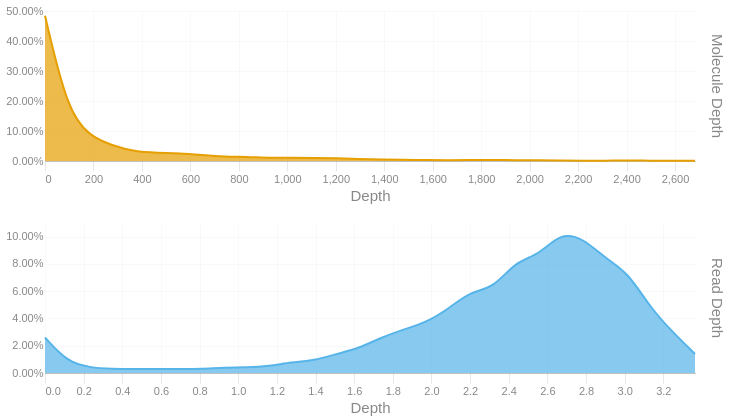

Notebook source saved alongside this figure:
### Code cell
readdep = depth_hist(tb['Read Depth'], q99, 3)
readdep = readdep.with_columns(pl.lit('Read Depth').alias('Metric'))
if not SKIPLR:
    moldep = depth_hist(tb['Molecule Depth'], mol_q99, 1)
    moldep = moldep.with_columns(pl.lit('Molecule Depth').alias('Metric'))
    _hist = pl.concat([readdep, moldep])
    _hist = _hist.filter(pl.col('Proportion') != 0)
    with SafeRender(_hist):
        (
            alt.Chart(_hist)        
            .mark_area(interpolate = "basis")
            .encode(
                x=alt.X('Bin:Q').scale(domainMin=0).axis(alt.Axis(title='Depth')),
                y = alt.Y('Proportion:Q', title = None).axis(format = '.2%'),
                color = alt.Color('Metric:N').legend(None),
                row = alt.Row("Metric:N").header(title = None, labelOrient = 'right'),
                tooltip = [
                    alt.Tooltip("Metric:N", title = "Metric"),
                    alt.Tooltip('Interval:N', title = "Depth Interval"),
                    alt.Tooltip('Proportion:Q', title = "% Alignments").format('.2%')
                ]
            )
            .resolve_scale(x='independent', y='independent')
            .properties(
                height = 150, width = 650,
                usermeta={'embedOptions': {'downloadFileName': f'{samplename}.depth.hist'}}
            )
        ).display()
else:
    readdep = readdep.filter(pl.col('Proportion') != 0)
    with SafeRender(readdep):
        (
            alt.Chart(readdep)        
            .mark_area(interpolate = "basis")
            .encode(
                x=alt.X('Bin:Q').scale(domainMin=0).axis(alt.Axis(title='Depth')),
                y = alt.Y('Proportion:Q', title = None).axis(format = '.2%'),
                tooltip = [
                    alt.Tooltip('Interval:N', title = "Depth Interval"),
                    alt.Tooltip('Proportion:Q', title = "% Alignments").format('.2%')
                ]
            )
            .properties(
                usermeta={'embedOptions': {'downloadFileName': f'{samplename}.depth.hist'}}
            )
        ).display()

### Figure 1 — Vega-Lite specification as saved in the notebook (floating-point values rounded to 4 significant figures)
{"width": 650, "height": 150, "config": {"title": {"anchor": "start", "dy": -15, "fontSize": 18, "color": "#888888", "subtitleColor": "#888888", "subtitleFontSize": 14}, "arc": {"fill": "#0072B2"}, "axis": {"domainColor": "#888888", "domainWidth": 0.5, "gridWidth": 0.2, "grid": false, "titleFontWeight": 400, "titleFontSize": 15, "labelFontSize": 11, "labelColor": "#888888", "tickColor": "#888888", "tickWidth": 0.2, "titleColor": "#888888"}, "axisBand": {"grid": false}, "axisX": {"grid": true, "tickSize": 10, "domainCap": "round"}, "axisY": {"domain": false, "grid": true, "tickSize": 0, "domainCap": "round"}, "background": "transparent", "header": {"labelFontSize": 15, "labelColor": "#888888", "titleFontSize": 15, "titleFontWeight": 600, "titleColor": "#888888"}, "legend": {"labelFont": "sans-serif", "labelFontSize": 12, "labelColor": "#888888", "symbolSize": 100, "symbolType": "circle", "titleFontSize": 12, "titlePadding": 10, "titleColor": "#888888", "title": null}, "range": {"category": ["#E69F00", "#56B4E9", "#009E73", "#F0E442", "#0072B2", "#D55E00", "#CC79A7", "#000000"], "diverging": ["#cfe8f3", "#a2d4ec", "#73bfe2", "#46abdb", "#1696d2", "#12719e"]}, "area": {"fill": "#0072B2", "fillOpacity": 0.7, "line": true, "strokeOpacity": 0.7}, "line": {"color": "#0072B2", "stroke": "#0072B2", "strokeWidth": 2}, "trail": {"color": "#0072B2", "stroke": "#0072B2", "strokeWidth": 0, "size": 1}, "point": {"filled": true, "fillOpacity": 1.0, "size": 95}, "text": {"color": "#888888", "fontSize": 11, "align": "right", "fontWeight": 400, "size": 11}, "bar": {"fill": "#0072B2", "stroke": null}, "view": {"stroke": null, "continuousWidth": 660, "continuousHeight": 400}}, "data": {"name": "data-341242ee381e7b74c86020b3aa11f959"}, "mark": {"type": "area", "interpolate": "basis"}, "encoding": {"color": {"field": "Metric", "legend": null, "type": "nominal"}, "row": {"field": "Metric", "header": {"title": null, "labelOrient": "right"}, "type": "nominal"}, "tooltip": [{"field": "Metric", "title": "Metric", "type": "nominal"}, {"field": "Interval", "title": "Depth Interval", "type": "nominal"}, {"field": "Proportion", "format": ".2%", "title": "% Alignments", "type": "quantitative"}], "x": {"axis": {"title": "Depth"}, "field": "Bin", "scale": {"domainMin": 0}, "type": "quantitative"}, "y": {"axis": {"format": ".2%"}, "field": "Proportion", "title": null, "type": "quantitative"}}, "resolve": {"scale": {"x": "independent", "y": "independent"}}, "usermeta": {"embedOptions": {"downloadFileName": "S5_Kennetcook_3551.depth.hist"}}, "$schema": "https://vega.github.io/schema/vega-lite/v6.1.0.json", "datasets": {"data-341242ee381e7b74c86020b3aa11f959": [{"Bin": 0.0, "Interval": "0.0-0.116", "Proportion": 0.026, "Metric": "Read Depth"}, {"Bin": 0.116, "Interval": "0.116-0.232", "Proportion": 0.008, "Metric": "Read Depth"}, {"Bin": 0.232, "Interval": "0.232-0.348", "Proportion": 0.004, "Metric": "Read Depth"}, {"Bin": 0.348, "Interval": "0.348-0.464", "Proportion": 0.003, "Metric": "Read Depth"}, {"Bin": 0.464, "Interval": "0.464-0.58", "Proportion": 0.003, "Metric": "Read Depth"}, {"Bin": 0.58, "Interval": "0.58-0.696", "Proportion": 0.003, "Metric": "Read Depth"}, {"Bin": 0.696, "Interval": "0.696-0.812", "Proportion": 0.003, "Metric": "Read Depth"}, {"Bin": 0.812, "Interval": "0.812-0.928", "Proportion": 0.003, "Metric": "Read Depth"}, {"Bin": 0.928, "Interval": "0.928-1.044", "Proportion": 0.004, "Metric": "Read Depth"}, {"Bin": 1.044, "Interval": "1.044-1.16", "Proportion": 0.004, "Metric": "Read Depth"}, {"Bin": 1.16, "Interval": "1.16-1.276", "Proportion": 0.005, "Metric": "Read Depth"}, {"Bin": 1.276, "Interval": "1.276-1.392", "Proportion": 0.008, "Metric": "Read Depth"}, {"Bin": 1.392, "Interval": "1.392-1.508", "Proportion": 0.009, "Metric": "Read Depth"}, {"Bin": 1.508, "Interval": "1.508-1.624", "Proportion": 0.014, "Metric": "Read Depth"}, {"Bin": 1.624, "Interval": "1.624-1.74", "Proportion": 0.018, "Metric": "Read Depth"}, {"Bin": 1.74, "Interval": "1.74-1.856", "Proportion": 0.026, "Metric": "Read Depth"}, {"Bin": 1.856, "Interval": "1.856-1.972", "Proportion": 0.032, "Metric": "Read Depth"}, {"Bin": 1.972, "Interval": "1.972-2.088", "Proportion": 0.037, "Metric": "Read Depth"}, {"Bin": 2.088, "Interval": "2.088-2.204", "Proportion": 0.047, "Metric": "Read Depth"}, {"Bin": 2.204, "Interval": "2.204-2.32", "Proportion": 0.06, "Metric": "Read Depth"}, {"Bin": 2.32, "Interval": "2.32-2.436", "Proportion": 0.062, "Metric": "Read Depth"}, {"Bin": 2.436, "Interval": "2.436-2.552", "Proportion": 0.082, "Metric": "Read Depth"}, {"Bin": 2.552, "Interval": "2.552-2.668", "Proportion": 0.086, "Metric": "Read Depth"}, {"Bin": 2.668, "Interval": "2.668-2.784", "Proportion": 0.103, "Metric": "Read Depth"}, {"Bin": 2.784, "Interval": "2.784-2.9", "Proportion": 0.099, "Metric": "Read Depth"}, {"Bin": 2.9, "Interval": "2.9-3.016", "Proportion": 0.084, "Metric": "Read Depth"}, {"Bin": 3.016, "Interval": "3.016-3.132", "Proportion": 0.074, "Metric": "Read Depth"}, {"Bin": 3.132, "Interval": "3.132-3.248", "Proportion": 0.048, "Metric": "Read Depth"}, {"Bin": 3.248, "Interval": "3.248-3.364", "Proportion": 0.03, "Metric": "Read Depth"}, {"Bin": 3.364, "Interval": "3.364-3.48", "Proportion": 0.014, "Metric": "Read Depth"}, {"Bin": 0.0, "Interval": "0.0-92.5", "Proportion": 0.484, "Metric": "Molecule Depth"}, {"Bin": 92.5, "Interval": "92.5-185.0", "Proportion": 0.168, "Metric": "Molecule Depth"}, {"Bin": 185.0, "Interval": "185.0-277.5", "Proportion": 0.082, "Metric": "Molecule Depth"}, {"Bin": 277.5, "Interval": "277.5-370.0", "Proportion": 0.052, "Metric": "Molecule Depth"}, {"Bin": 370.0, "Interval": "370.0-462.5", "Proportion": 0.031, "Metric": "Molecule Depth"}, {"Bin": 462.5, "Interval": "462.5-555.0", "Proportion": 0.027, "Metric": "Molecule Depth"}, {"Bin": 555.0, "Interval": "555.0-647.5", "Proportion": 0.026, "Metric": "Molecule Depth"}, {"Bin": 647.5, "Interval": "647.5-740.0", "Proportion": 0.02, "Metric": "Molecule Depth"}, {"Bin": 740.0, "Interval": "740.0-832.5", "Proportion": 0.014, "Metric": "Molecule Depth"}, {"Bin": 832.5, "Interval": "832.5-925.0", "Proportion": 0.014, "Metric": "Molecule Depth"}, {"Bin": 925.0, "Interval": "925.0-1017.5", "Proportion": 0.01, "Metric": "Molecule Depth"}, {"Bin": 1018.0, "Interval": "1017.5-1110.0", "Proportion": 0.011, "Metric": "Molecule Depth"}, {"Bin": 1110.0, "Interval": "1110.0-1202.5", "Proportion": 0.01, "Metric": "Molecule Depth"}, {"Bin": 1202.0, "Interval": "1202.5-1295.0", "Proportion": 0.009, "Metric": "Molecule Depth"}, {"Bin": 1295.0, "Interval": "1295.0-1387.5", "Proportion": 0.007, "Metric": "Molecule Depth"}, {"Bin": 1388.0, "Interval": "1387.5-1480.0", "Proportion": 0.005, "Metric": "Molecule Depth"}, {"Bin": 1480.0, "Interval": "1480.0-1572.5", "Proportion": 0.004, "Metric": "Molecule Depth"}, {"Bin": 1572.0, "Interval": "1572.5-1665.0", "Proportion": 0.003, "Metric": "Molecule Depth"}, {"Bin": 1665.0, "Interval": "1665.0-1757.5", "Proportion": 0.002, "Metric": "Molecule Depth"}, {"Bin": 1758.0, "Interval": "1757.5-1850.0", "Proportion": 0.003, "Metric": "Molecule Depth"}, {"Bin": 1850.0, "Interval": "1850.0-1942.5", "Proportion": 0.004, "Metric": "Molecule Depth"}, {"Bin": 1942.0, "Interval": "1942.5-2035.0", "Proportion": 0.002, "Metric": "Molecule Depth"}, {"Bin": 2035.0, "Interval": "2035.0-2127.5", "Proportion": 0.003, "Metric": "Molecule Depth"}, {"Bin": 2128.0, "Interval": "2127.5-2220.0", "Proportion": 0.002, "Metric": "Molecule Depth"}, {"Bin": 2220.0, "Interval": "2220.0-2312.5", "Proportion": 0.001, "Metric": "Molecule Depth"}, {"Bin": 2312.0, "Interval": "2312.5-2405.0", "Proportion": 0.001, "Metric": "Molecule Depth"}, {"Bin": 2405.0, "Interval": "2405.0-2497.5", "Proportion": 0.002, "Metric": "Molecule Depth"}, {"Bin": 2498.0, "Interval": "2497.5-2590.0", "Proportion": 0.001, "Metric": "Molecule Depth"}, {"Bin": 2590.0, "Interval": "2590.0-2682.5", "Proportion": 0.001, "Metric": "Molecule Depth"}, {"Bin": 2682.0, "Interval": "2682.5-2775.02", "Proportion": 0.001, "Metric": "Molecule Depth"}]}}
